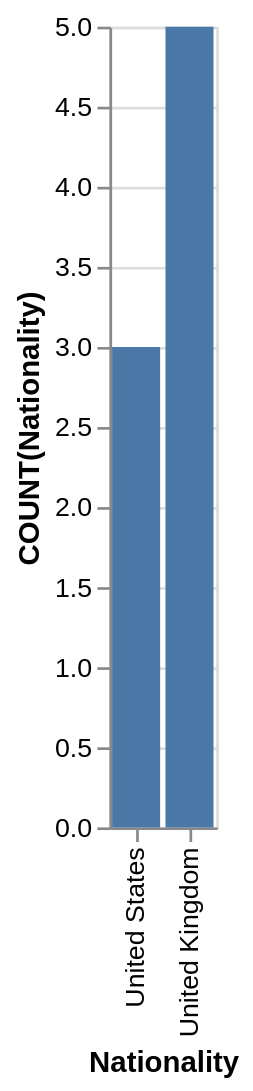

Here is the Vega-Lite specification saved for this chart:
### Vega-Lite specification from a JSON file in a GitHub repository (floating-point values rounded to 4 significant figures)
{"data": {"values": [{"x_data": "United States", "y_data": 3}, {"x_data": "United Kingdom", "y_data": 5}]}, "mark": "bar", "encoding": {"x": {"field": "x_data", "type": "nominal", "title": "Nationality", "sort": "descending"}, "y": {"field": "y_data", "type": "quantitative", "title": "COUNT(Nationality)"}}}
